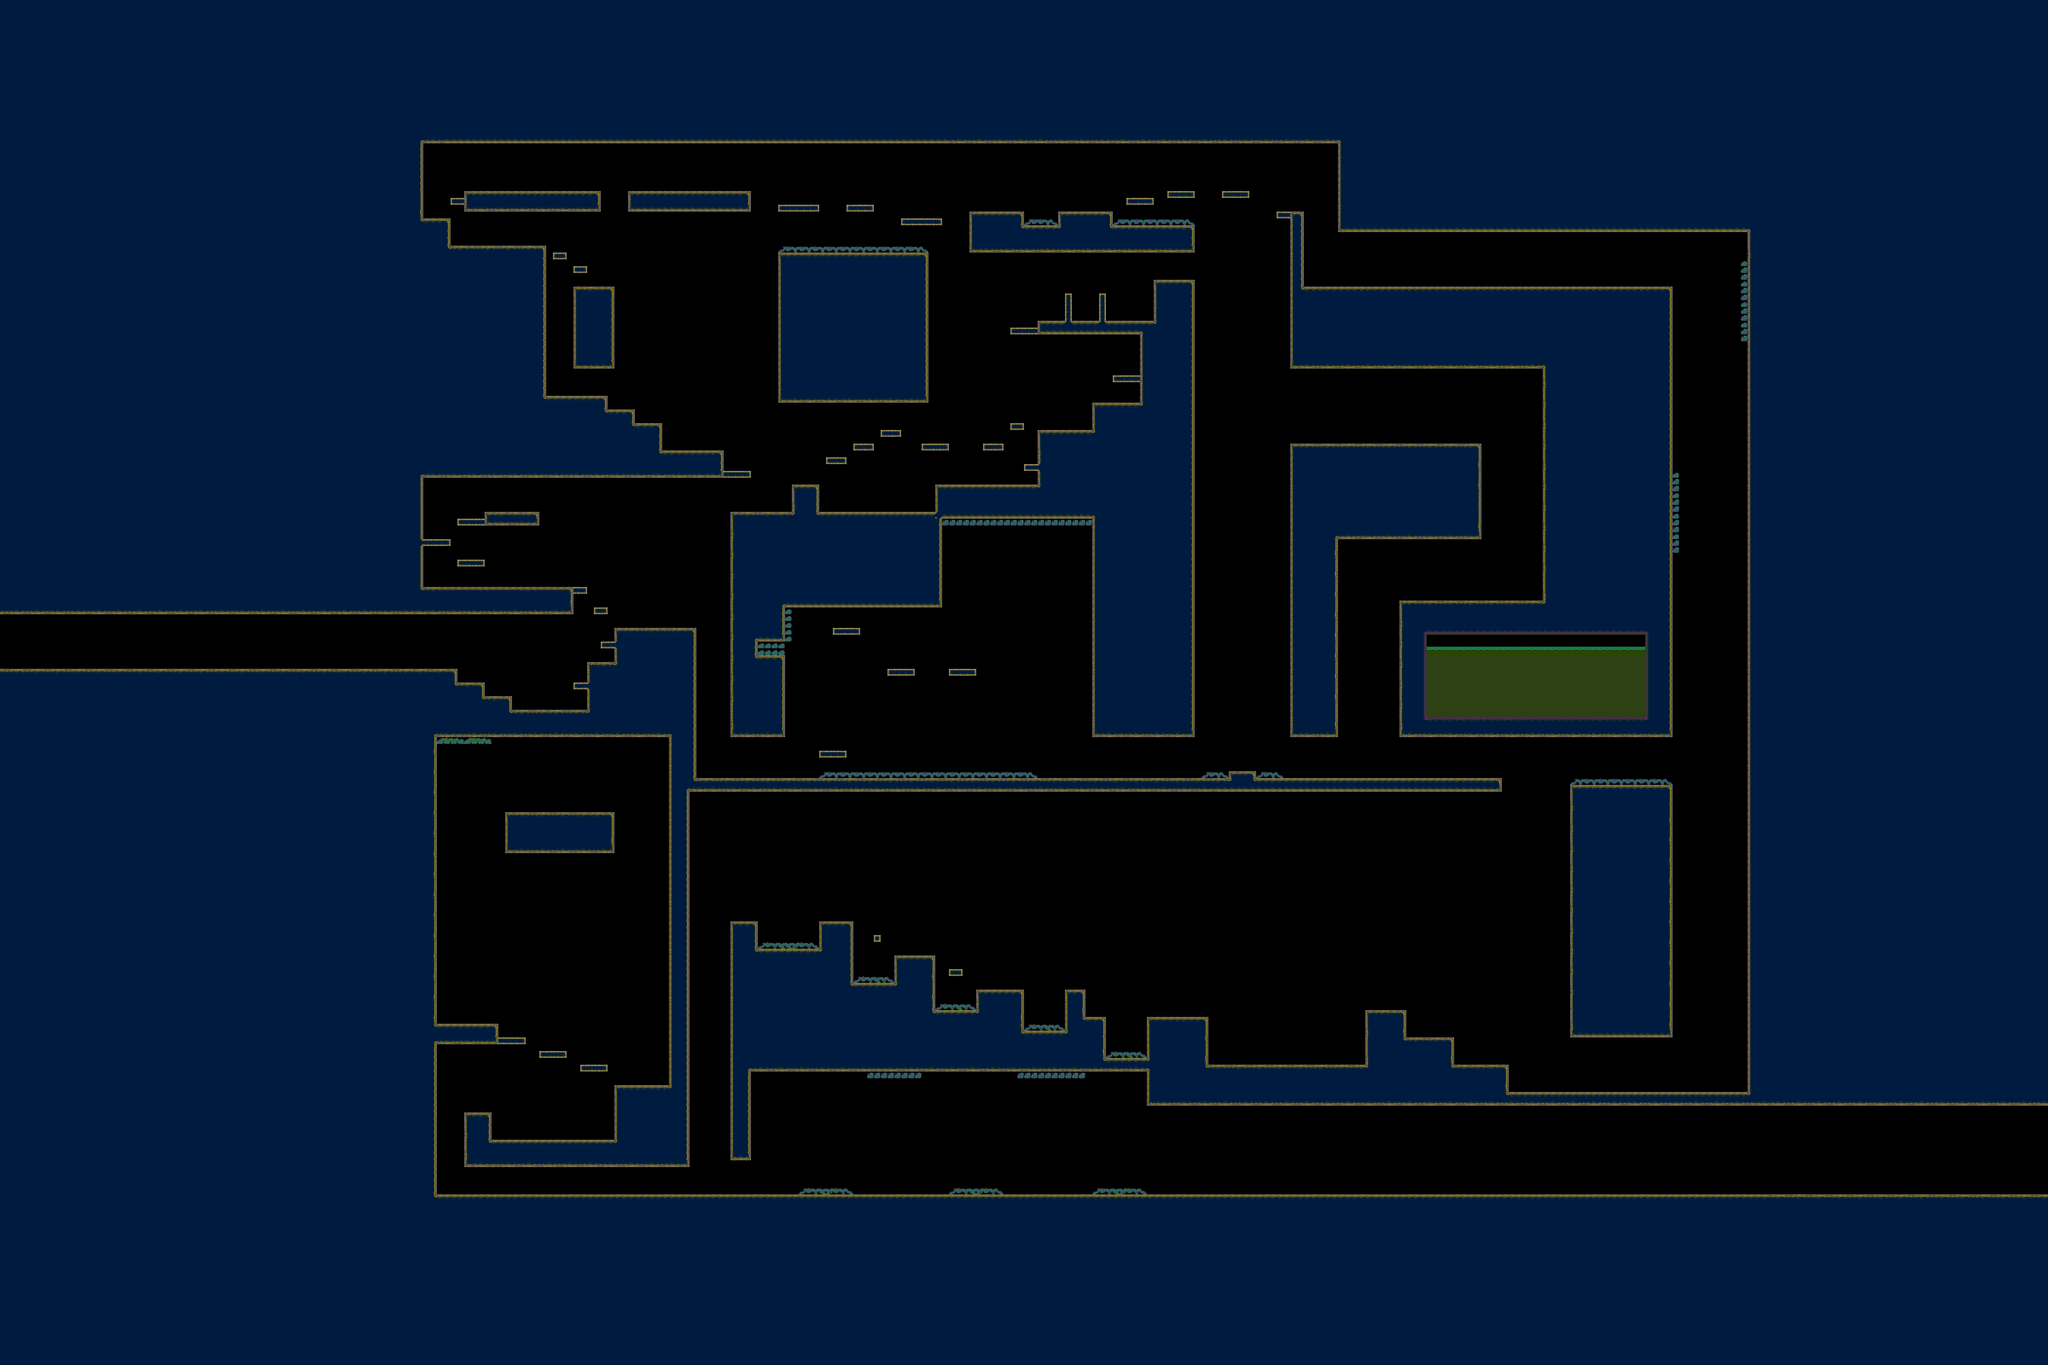

This game map was drawn from its Tiled (.tmx) file and the tilesets committed beside it. A one-line description and the trimmed map source follow:
An orthogonal 300x200 tile map with 16x16 px tiles, 4 tile layers (prototype, terrain, assets, sombras 1), 2 tilesets.

<map version="1.10" tiledversion="1.11.2" orientation="orthogonal" renderorder="right-down" width="300" height="200" tilewidth="16" tileheight="16" infinite="0" nextlayerid="8" nextobjectid="1">
 <editorsettings>
  <export target="../../../../../../070525/apetit-studios-cybersemiarida/levels/Level_design/TILED/CSA/Mapa/cafundo_dg.tscn" format="tscn" />
 </editorsettings>
 <tileset firstgid="1" source="../Tileset/tileset_cafundo.tsx" />
 <tileset firstgid="576" source="../Tileset/Dungeon_Ground_Tileset.tsx" />
 <layer id="1" name="prototype" width="300" height="200">
  <data>[60000 cells, 29099 non-empty, 10 distinct tile ids]</data>
 </layer>
 <layer id="2" name="terrain" width="300" height="200">
  <data>[60000 cells, 39374 non-empty, 50 distinct tile ids]</data>
 </layer>
 <layer id="6" name="assets" width="300" height="200">
  <data>[60000 cells, 169 non-empty, 7 distinct tile ids]</data>
 </layer>
 <layer id="7" name="sombras 1" width="300" height="200">
  <data>[60000 cells, 92 non-empty, 8 distinct tile ids]</data>
 </layer>
</map>
